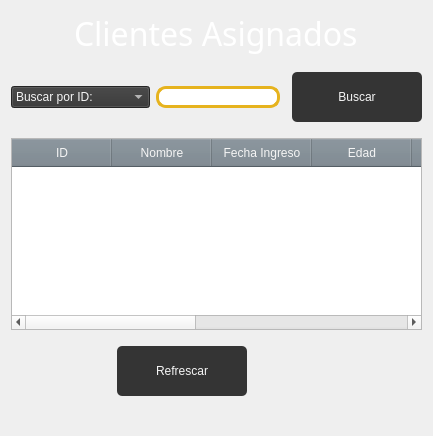
              <widget class="QWidget" name="tab_7">
               <attribute name="title">
                <string>Clientes asignados</string>
               </attribute>
               <layout class="QGridLayout" name="gridLayout_16">
                <property name="bottomMargin">
                 <number>30</number>
                </property>
                <item row="4" column="1" colspan="2" alignment="Qt::AlignHCenter">
                 <widget class="QPushButton" name="RefrescarBotonRegistrados_2">
                  <property name="minimumSize">
                   <size>
                    <width>130</width>
                    <height>70</height>
                   </size>
                  </property>
                  <property name="cursor">
                   <cursorShape>PointingHandCursor</cursorShape>
                  </property>
                  <property name="styleSheet">
                   <string notr="true">QPushButton{
	background-color: #343434;
	font: 87 14pt &quot;Arial Black&quot;;
	color: whitesmoke;
	border-radius: 5px;
	border: .5px solid #e6b31e;
	margin: 10 px;
	right-margin: 10px;
}

QPushButton:hover{
	background-color: #e6b31e;
	font: 87 14pt &quot;Arial Black&quot;;
	color: whitesmoke;
	border-radius: 5px;
	border: 1.5px solid #e6b31e;
	margin: 10 px;
	right-margin: 10px;
}

</string>
                  </property>
                  <property name="text">
                   <string>Refrescar</string>
                  </property>
                 </widget>
                </item>
                <item row="2" column="2">
                 <widget class="QLineEdit" name="BuscarRegistradosPacientesText_2">
                  <property name="styleSheet">
                   <string notr="true">font: 63 20pt &quot;Bahnschrift SemiBold SemiConden&quot;;
background-color: rgb(255, 255, 255);
border: 3px solid #e6b31e;
border-radius: 10px;
</string>
                  </property>
                 </widget>
                </item>
                <item row="2" column="4">
                 <widget class="QPushButton" name="BuscarBotonRegistrados_2">
                  <property name="minimumSize">
                   <size>
                    <width>130</width>
                    <height>70</height>
                   </size>
                  </property>
                  <property name="cursor">
                   <cursorShape>PointingHandCursor</cursorShape>
                  </property>
                  <property name="styleSheet">
                   <string notr="true">QPushButton{
	background-color: #343434;
	font: 87 14pt &quot;Arial Black&quot;;
	color: whitesmoke;
	border-radius: 5px;
	border: .5px solid #e6b31e;
	margin: 10 px;
	right-margin: 10px;
}

QPushButton:hover{
	background-color: #e6b31e;
	font: 87 14pt &quot;Arial Black&quot;;
	color: whitesmoke;
	border-radius: 5px;
	border: 1.5px solid #343434;
	margin: 10 px;
	right-margin: 10px;
}

</string>
                  </property>
                  <property name="text">
                   <string>Buscar</string>
                  </property>
                 </widget>
                </item>
                <item row="2" column="0" colspan="2">
                 <widget class="QComboBox" name="BuscarRegistradosCombobox_3">
                  <property name="contextMenuPolicy">
                   <enum>Qt::DefaultContextMenu</enum>
                  </property>
                  <property name="styleSheet">
                   <string notr="true">font: 63 20pt &quot;Bahnschrift SemiBold SemiConden&quot;;
border: .5px solid #e6b31e;
background-color: rgb(52, 52, 52);
color: whitesmoke;</string>
                  </property>
                  <item>
                   <property name="text">
                    <string>Buscar por ID:</string>
                   </property>
                  </item>
                  <item>
                   <property name="text">
                    <string>Buscar por Nombre:</string>
                   </property>
                  </item>
                  <item>
                   <property name="text">
                    <string/>
                   </property>
                  </item>
                 </widget>
                </item>
                <item row="3" column="0" colspan="5">
                 <widget class="QTableWidget" name="TablaEmpleados_2">
                  <property name="styleSheet">
                   <string notr="true">QHeaderView::section{
	padding: 5px;
	background-color: #77838d;
	border: .5px solid #034aa6;
	font: 87 13pt &quot;Arial Black&quot;;
	color: whitesmoke;

}</string>
                  </property>
                  <property name="dragEnabled">
                   <bool>false</bool>
                  </property>
                  <attribute name="horizontalHeaderCascadingSectionResizes">
                   <bool>false</bool>
                  </attribute>
                  <attribute name="horizontalHeaderHighlightSections">
                   <bool>false</bool>
                  </attribute>
                  <attribute name="horizontalHeaderShowSortIndicator" stdset="0">
                   <bool>false</bool>
                  </attribute>
                  <attribute name="horizontalHeaderStretchLastSection">
                   <bool>true</bool>
                  </attribute>
                  <attribute name="verticalHeaderVisible">
                   <bool>false</bool>
                  </attribute>
                  <attribute name="verticalHeaderShowSortIndicator" stdset="0">
                   <bool>false</bool>
                  </attribute>
                  <column>
                   <property name="text">
                    <string>ID</string>
                   </property>
                  </column>
                  <column>
                   <property name="text">
                    <string>Nombre</string>
                   </property>
                  </column>
                  <column>
                   <property name="text">
                    <string>Fecha Ingreso</string>
                   </property>
                  </column>
                  <column>
                   <property name="text">
                    <string>Edad</string>
                   </property>
                  </column>
                  <column>
                   <property name="text">
                    <string>Telefono</string>
                   </property>
                  </column>
                  <column>
                   <property name="text">
                    <string>Correo Electronico</string>
                   </property>
                  </column>
                  <column>
                   <property name="text">
                    <string>Altura</string>
                   </property>
                  </column>
                  <column>
                   <property name="text">
                    <string>Peso</string>
                   </property>
                  </column>
                  <column>
                   <property name="text">
                    <string>Membrecia Actual</string>
                   </property>
                  </column>
                 </widget>
                </item>
                <item row="0" column="0" colspan="5" alignment="Qt::AlignHCenter">
                 <widget class="QLabel" name="label_60">
                  <property name="palette">
                   <palette>
                    <active>
                     <colorrole role="WindowText">
                      <brush brushstyle="SolidPattern">
                       <color alpha="255">
                        <red>255</red>
                        <green>255</green>
                        <blue>255</blue>
                       </color>
                      </brush>
                     </colorrole>
                     <colorrole role="Button">
                      <brush brushstyle="SolidPattern">
                       <color alpha="255">
                        <red>35</red>
                        <green>31</green>
                        <blue>32</blue>
                       </color>
                      </brush>
                     </colorrole>
                     <colorrole role="Text">
                      <brush brushstyle="SolidPattern">
                       <color alpha="255">
                        <red>255</red>
                        <green>255</green>
                        <blue>255</blue>
                       </color>
                      </brush>
                     </colorrole>
                     <colorrole role="ButtonText">
                      <brush brushstyle="SolidPattern">
                       <color alpha="255">
                        <red>255</red>
                        <green>255</green>
                        <blue>255</blue>
                       </color>
                      </brush>
                     </colorrole>
                     <colorrole role="Base">
                      <brush brushstyle="SolidPattern">
                       <color alpha="255">
                        <red>35</red>
                        <green>31</green>
                        <blue>32</blue>
                       </color>
                      </brush>
                     </colorrole>
                     <colorrole role="Window">
                      <brush brushstyle="SolidPattern">
                       <color alpha="255">
                        <red>35</red>
                        <green>31</green>
                        <blue>32</blue>
                       </color>
                      </brush>
                     </colorrole>
                    </active>
                    <inactive>
                     <colorrole role="WindowText">
                      <brush brushstyle="SolidPattern">
                       <color alpha="255">
                        <red>255</red>
                        <green>255</green>
                        <blue>255</blue>
                       </color>
                      </brush>
                     </colorrole>
                     <colorrole role="Button">
                      <brush brushstyle="SolidPattern">
                       <color alpha="255">
                        <red>35</red>
                        <green>31</green>
                        <blue>32</blue>
                       </color>
                      </brush>
                     </colorrole>
                     <colorrole role="Text">
                      <brush brushstyle="SolidPattern">
                       <color alpha="255">
                        <red>255</red>
                        <green>255</green>
                        <blue>255</blue>
                       </color>
                      </brush>
                     </colorrole>
                     <colorrole role="ButtonText">
                      <brush brushstyle="SolidPattern">
                       <color alpha="255">
                        <red>255</red>
                        <green>255</green>
                        <blue>255</blue>
                       </color>
                      </brush>
                     </colorrole>
                     <colorrole role="Base">
                      <brush brushstyle="SolidPattern">
                       <color alpha="255">
                        <red>35</red>
                        <green>31</green>
                        <blue>32</blue>
                       </color>
                      </brush>
                     </colorrole>
                     <colorrole role="Window">
                      <brush brushstyle="SolidPattern">
                       <color alpha="255">
                        <red>35</red>
                        <green>31</green>
                        <blue>32</blue>
                       </color>
                      </brush>
                     </colorrole>
                    </inactive>
                    <disabled>
                     <colorrole role="WindowText">
                      <brush brushstyle="SolidPattern">
                       <color alpha="255">
                        <red>255</red>
                        <green>255</green>
                        <blue>255</blue>
                       </color>
                      </brush>
                     </colorrole>
                     <colorrole role="Button">
                      <brush brushstyle="SolidPattern">
                       <color alpha="255">
                        <red>35</red>
                        <green>31</green>
                        <blue>32</blue>
                       </color>
                      </brush>
                     </colorrole>
                     <colorrole role="Text">
                      <brush brushstyle="SolidPattern">
                       <color alpha="255">
                        <red>255</red>
                        <green>255</green>
                        <blue>255</blue>
                       </color>
                      </brush>
                     </colorrole>
                     <colorrole role="ButtonText">
                      <brush brushstyle="SolidPattern">
                       <color alpha="255">
                        <red>255</red>
                        <green>255</green>
                        <blue>255</blue>
                       </color>
                      </brush>
                     </colorrole>
                     <colorrole role="Base">
                      <brush brushstyle="SolidPattern">
                       <color alpha="255">
                        <red>35</red>
                        <green>31</green>
                        <blue>32</blue>
                       </color>
                      </brush>
                     </colorrole>
                     <colorrole role="Window">
                      <brush brushstyle="SolidPattern">
                       <color alpha="255">
                        <red>35</red>
                        <green>31</green>
                        <blue>32</blue>
                       </color>
                      </brush>
                     </colorrole>
                    </disabled>
                   </palette>
                  </property>
                  <property name="font">
                   <font>
                    <family>Bahnschrift SemiBold SemiConden</family>
                    <pointsize>25</pointsize>
                    <weight>7</weight>
                    <italic>false</italic>
                    <bold>false</bold>
                   </font>
                  </property>
                  <property name="styleSheet">
                   <string notr="true">font: 63 25pt &quot;Bahnschrift SemiBold SemiConden&quot;;
color: rgb(255, 255, 255);</string>
                  </property>
                  <property name="text">
                   <string>&lt;html&gt;&lt;head/&gt;&lt;body&gt;&lt;p&gt;&lt;span style=&quot; font-size:24pt; color:#ffffff;&quot;&gt;Clientes Asignados&lt;/span&gt;&lt;/p&gt;&lt;/body&gt;&lt;/html&gt;</string>
                  </property>
                 </widget>
                </item>
               </layout>
              </widget>
